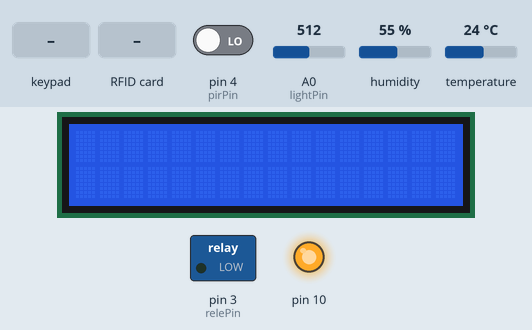
Recording of a sketch running on a simulated Arduino Uno, built with avr-gcc and run on an emulated ATmega328P. Parts: 16×2 character LCD, switched loads named in the sketch (green lamp = pin HIGH), output pins drawn as LEDs (lit = HIGH). Inputs (shaded band) come from the test bench; at power-on: pin 4 (pirPin) LOW, A0 (lightPin) = 512, humidity 55 %, temperature 24 °C. What the sketch prints to the serial monitor is not drawn.

Above: at 1.3 s.
1.4 s: key '1' pressed
2.9 s: RFID card 5E 7A 19 C4 held to the reader
At 4.1 s:
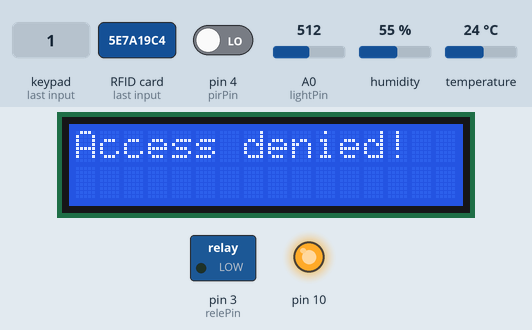
Timing chart, 0 to 5.9 s (numbered marks = the images above; inputs shaded):
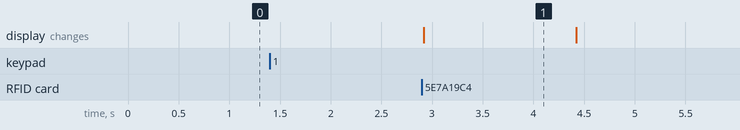

The sketch:

v_2.2.1.ino
```cpp
/*Версия 2.2.1
 * 1 реле на pin D3,
   2 поддержка датчиков температуры/влажности D5, освещенности А0, движения D4
   3 сенсорные кновки для управления реле 13 и запоминания параметров датчиков 14
   4 дисплей А4,А5
   5 RFID D6, D7, D11-D13 отображение показаний на дисплее
   6 инициализована сенсорная клавиатура D0,D1
   7 звуковой сигнал D2 при правильной карте
   UPDATE v 2.2 убрана отладка тактовой кнопки
   NOT WORKING: void keyboard()
    */

#include <dht11.h>
#include <SPI.h>
#include <RFID.h>
#include <Wire.h>
#include <LiquidCrystal_I2C.h>
#include <TTP229.h>
#include <pitches.h>

//Реле
int relePin = 3;
boolean lastRele = LOW;


//Параметры кнопки  запоминания
int oldTemperature = 0;
int oldHumidity = 0;
int oldLight = 0;
int oldPirAct = 0;

//Датчик температуры-влажности
dht11 DHT;               // Объявление переменной класса dht11
#define DHTPin 5         // Датчик DHT11 подключен к цифровому пину номер 5

//Датчик освещенности
const int lightPin = A0; //один вывод на vcc, второй на А0 и через 10КОм на gnd
int light = 0;

//Датчик движения
#define pirPin 4
int pirAct = 0;

/* RFID:
* MOSI: Pin 11 / ICSP-4
* MISO: Pin 12 / ICSP-1
* SCK: Pin 13 / ISCP-3
* SS: Pin 7
* RST: Pin 6
*/
#define SSPin 7
#define RSTPin 6
RFID rfid(SSPin, RSTPin);
unsigned char reading_card[5]; //for reading card
unsigned char master[5] = {123,178,168,133,228}; // allowed card
unsigned char i;

/* LCD:
 * SCL: pin A5
 * SDA: pin A4
 */
LiquidCrystal_I2C lcd(0x27,16,2);  // set the LCD address to 0x27 for a 16 chars and 2 line display

//Клавиатура
const int SCLPin = 1;  // The pin number of the clock pin.
const int SDOPin = 8;  // The pin number of the data pin.
TTP229 ttp229(SCLPin, SDOPin); // TTP229(sclPin, sdoPin)
int tmpKey = 0;


int speakerPin = 2;
// задаем ноты для мелодии:
int melody[] = {
NOTE_C4, NOTE_G3,NOTE_G3, NOTE_A3, NOTE_G3,0, NOTE_B3, NOTE_C4};
// задаем продолжительность нот:
// 4 – это четвертная нота, 8 – это восьмая нота и т.д.
int noteDurations[] = {4, 8, 8, 4,4,4,4,4};


void speaker()
{
    // выполняем перебор нот в мелодии:
    for (int thisNote = 0; thisNote < 8; thisNote++) {

    // чтобы рассчитать время продолжительности ноты,
    // берем одну секунду и делим ее цифру, соответствующую нужному типу ноты:
    // например, четвертная нота – это 1000/4,
    // а восьмая нота – это 1000/8 и т.д.
    int noteDuration = 1000/noteDurations[thisNote];
    tone(speakerPin, melody[thisNote],noteDuration);

    // чтобы выделить ноты, делаем между ними небольшую задержку.
    // в данном примере сделаем ее равной продолжительности ноты
    // плюс еще 30% от продолжительности ноты:
    int pauseBetweenNotes = noteDuration * 1.30;
    delay(pauseBetweenNotes);
    // останавливаем проигрывание мелодии:
    noTone(speakerPin);
  }
}


void setup()
{
  lcd.init();                      // initialize the lcd
  lcd.backlight();                 // подсветка
  Serial.begin(115200);
  lcd.clear();
  lcd.setCursor(0,0);

  SPI.begin();
  rfid.init();

  pinMode(relePin, OUTPUT);
  pinMode(lightPin, INPUT);
  pinMode(pirPin, INPUT);
}


void rfidCheck()
{
  if (rfid.isCard())
    {
        if (rfid.readCardSerial())
        {
                /* Reading card */
                Serial.println(" ");
                Serial.println("Card found");
                Serial.println("Cardnumber:");
                for (i = 0; i < 5; i++)
                {
      Serial.print(rfid.serNum[i]);
                  Serial.print(" ");
                  reading_card[i] = rfid.serNum[i];
                }
                Serial.println();
                //verification
                for (i = 0; i < 5; i++)
                {
                  if (reading_card[i]!=master[i])
                  {
                    break;
                  }
                }
                if (i == 5)
                {
                  rfid_allow();
                  speaker();
                }
                else
                {
                  rfid_denied();
                }
         }
    }
    rfid.halt();
}


void rfid_allow()
{
  lcd.clear();
  lcd.print("Access allow!");
  delay(1000);
  lcd.clear();
  lcd.print("TEMP:  ");
  lcd.print(DHT.temperature);
  lcd.setCursor(0,1);
  lcd.print("HUMI:  ");
  lcd.print(DHT.humidity);
  delay(3000);
}


void rfid_denied()
{
  lcd.clear();
  lcd.print("Access denied!");
  delay(1500);
}


void Rele()
{
  if (tmpKey == 13 && lastRele == LOW)
  {
    digitalWrite(relePin, HIGH);
    lastRele = HIGH;
  }
  else if (tmpKey == 13 && lastRele == HIGH)
  {
    digitalWrite(relePin, LOW);
    lastRele = LOW;
  }
}


void keyboard()
{
  uint8_t key = ttp229.ReadKey16();
  tmpKey = key;
}

void loop()
{
  Serial.println("OK");
  Rele();
  while ( i< 100)
  {
    keyboard();
    i= i+1;
    Serial.println(i);
  }

  //Чтение данных с датчиков
  //Датчик температуры-влажности
  int chk;
  // Мониторинг ошибок
  chk = DHT.read(DHTPin);    // Чтение данных
  switch (chk){
  case DHTLIB_OK:
    break;
  case DHTLIB_ERROR_CHECKSUM:
    Serial.println("Checksum error, \t");
    break;
  case DHTLIB_ERROR_TIMEOUT:
    Serial.println("Time out error, \t");
    break;
  default:
    Serial.println("Unknown error, \t");
    break;
  }
  // Выводим показания влажности и температуры
  Serial.print("Humidity = ");
  Serial.print(DHT.humidity, 1);
  Serial.print(", Temp = ");
  Serial.println(DHT.temperature,1);

  //датчик освещенности
  light = analogRead(lightPin);
  Serial.println(light);

  //датчик движения
  int pirVal = digitalRead(pirPin);
  if (pirVal == HIGH)
  {
    pirAct = 1;
    Serial.print("Motion detected");
  }
  else
  {
    pirAct = 0;
  }


  //кнопка сохранения
  if (tmpKey == 14)
  {
    int oldTemperature = DHT.temperature;
    int oldHumidity = DHT.humidity;
    int oldLight = light;
    int oldPirAct = pirAct;
  }
  Serial.println(tmpKey);
  rfidCheck();
  tmpKey = 0;
  lcd.clear();
}
```

Measured:
- after the input at 1.4 s, every drawn part: stays the same
- after the input at 2.9 s, the display: changes at once (image 1)
- what the display in image 1 shows lasts 1.5 s, from 2.9 s to 4.4 s
